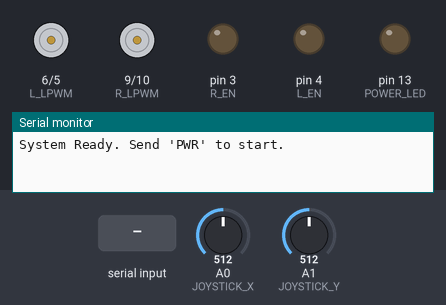
A sketch run on a simulated Arduino Uno, built with avr-gcc and run on an emulated ATmega328P. Shown: motor-driver pin pairs drawn as motors (green arrow = first pin HIGH = forward, orange = second pin HIGH = backward, longer = more drive), output pins drawn as LEDs (lit = HIGH), the last lines printed to the serial monitor. Inputs (shaded band) come from the test bench; at power-on: A0 (JOYSTICK_X) = 512, A1 (JOYSTICK_Y) = 512.

Above: at 1.2 s.
1.3 s: "PWR\n" received over the second serial link
At 2.0 s:
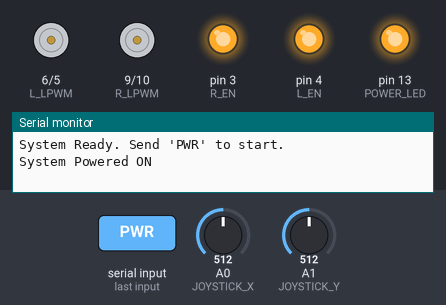
2.8 s: A0 (JOYSTICK_X) set to 582
4.3 s: A0 (JOYSTICK_X) set to 611
At 5.3 s:
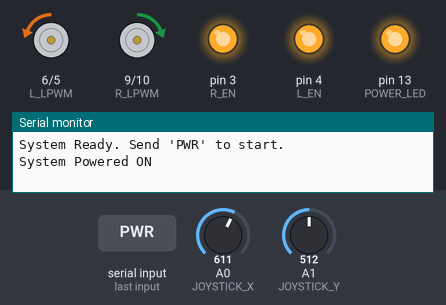
5.8 s: A1 (JOYSTICK_Y) set to 582
7.3 s: A1 (JOYSTICK_Y) set to 616
At 7.7 s:
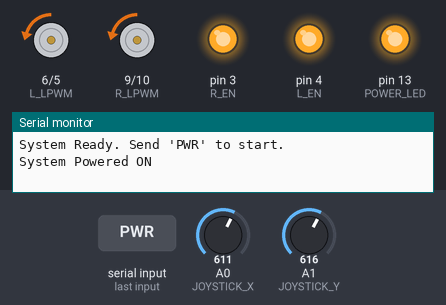
8.9 s: "POFF\n" received over the second serial link
At 10.6 s:
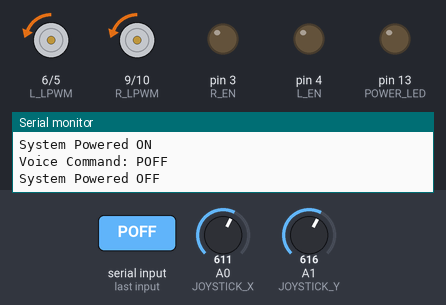
Timing chart, 0 to 11.9 s (numbered marks = the images above; inputs shaded):
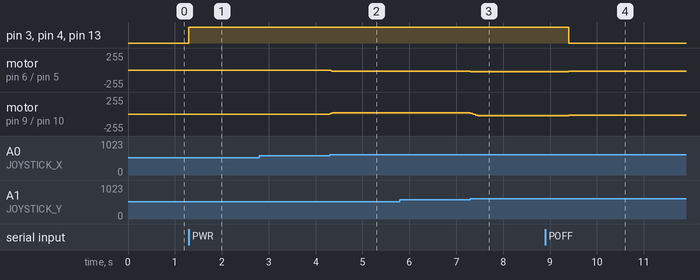

The sketch:

trythistoday.ino
```cpp
// (licence header left out)
#include <SoftwareSerial.h>

// === CONFIGURATION ===============================================
// Speeds can be adjusted here for safety and control
const int MAX_SPEED = 25;   // Safe forward speed
const int TURN_SPEED = 20;  // Controllable turning speed

// --- Joystick Sensitivity ---
const int JOY_THRESHOLD_LOW = 400;
const int JOY_THRESHOLD_HIGH = 600;

// === PIN DEFINITIONS =============================================
#define L_RPWM 5 // Left FWD
#define L_LPWM 6 // Left BWD (FAULTY - but we still set to 0)
#define R_RPWM 10 // Right FWD
#define R_LPWM 9 // Right BWD
#define L_EN 4
#define R_EN 3
#define JOYSTICK_X A0
#define JOYSTICK_Y A1
#define POWER_LED 13
#define NODEMCU_RX 7
#define NODEMCU_TX 8

// === GLOBAL VARIABLES =============================================
SoftwareSerial softSerial(NODEMCU_RX, NODEMCU_TX);

bool systemOn = false;
enum ControlMode { MODE_IDLE, MODE_JOYSTICK, MODE_VOICE };
ControlMode currentMode = MODE_IDLE;

int targetLeftSpeed = 0;
int targetRightSpeed = 0;
int actualLeftSpeed = 0;
int actualRightSpeed = 0;
const int RAMP_STEP = 5;
const int RAMP_DELAY = 20;

unsigned long lastActivityTime = 0;
const unsigned long inactivityLimit = 60000;
unsigned long lastRampTime = 0;

unsigned long patternStartTime = 0;
unsigned long blinkDelay = 300;
bool ledState = false;
bool isBlinking = false;

void setup() {
  Serial.begin(9600);
  softSerial.begin(9600);

  pinMode(L_RPWM, OUTPUT); pinMode(L_LPWM, OUTPUT);
  pinMode(R_RPWM, OUTPUT); pinMode(R_LPWM, OUTPUT);
  pinMode(L_EN, OUTPUT);   pinMode(R_EN, OUTPUT);
  pinMode(POWER_LED, OUTPUT);

  // Safe startup state
  digitalWrite(POWER_LED, LOW);
  disableDrivers();
  analogWrite(L_RPWM, 0); analogWrite(L_LPWM, 0);
  analogWrite(R_RPWM, 0); analogWrite(R_LPWM, 0);

  Serial.println("System Ready. Send 'PWR' to start.");
}

void loop() {
  if (!systemOn) {
    listenForPowerOn();
    return;
  }
  handleJoystick();
  handleVoice();
  updateMotorSpeeds();
  handleLEDBlinking();
  checkInactivity();
}

// === CORE LOGIC ===================================================

void updateMotorSpeeds() {
  if (millis() - lastRampTime < RAMP_DELAY) return;
  lastRampTime = millis();

  // Ramp speeds towards their targets
  if (actualLeftSpeed < targetLeftSpeed) actualLeftSpeed += RAMP_STEP;
  else if (actualLeftSpeed > targetLeftSpeed) actualLeftSpeed -= RAMP_STEP;
  if (actualRightSpeed < targetRightSpeed) actualRightSpeed += RAMP_STEP;
  else if (actualRightSpeed > targetRightSpeed) actualRightSpeed -= RAMP_STEP;

  // ### SAFETY LOCK FOR FAULTY LEFT DRIVER ###
  int leftSpeedValue = abs(actualLeftSpeed);
  leftSpeedValue = constrain(leftSpeedValue, 0, MAX_SPEED);
  if (actualLeftSpeed > 0) { // Forward is OK
    analogWrite(L_RPWM, leftSpeedValue);
    analogWrite(L_LPWM, 0);
  } else { // If backward or stop is commanded, just STOP.
    analogWrite(L_RPWM, 0);
    analogWrite(L_LPWM, 0);
  }

  // --- Right Motor (Good Driver - Full Control) ---
  int rightSpeedValue = abs(actualRightSpeed);
  rightSpeedValue = constrain(rightSpeedValue, 0, MAX_SPEED);
  if (actualRightSpeed > 0) { // Forward
    analogWrite(R_RPWM, rightSpeedValue);
    analogWrite(R_LPWM, 0);
  } else if (actualRightSpeed < 0) { // Backward
    analogWrite(R_RPWM, 0);
    analogWrite(R_LPWM, rightSpeedValue);
  } else { // Stop
    analogWrite(R_RPWM, 0);
    analogWrite(R_LPWM, 0);
  }
}

// === INPUT HANDLING ===============================================

void handleJoystick() {
  int xVal = analogRead(JOYSTICK_X);
  int yVal = analogRead(JOYSTICK_Y);

  if (xVal < JOY_THRESHOLD_LOW || xVal > JOY_THRESHOLD_HIGH || yVal < JOY_THRESHOLD_LOW || yVal > JOY_THRESHOLD_HIGH) {
    currentMode = MODE_JOYSTICK;
    lastActivityTime = millis();
    isBlinking = false;

    if (yVal > JOY_THRESHOLD_HIGH) moveForward();
    else if (yVal < JOY_THRESHOLD_LOW) moveBackward();
    else if (xVal < JOY_THRESHOLD_LOW) turnLeft();
    else if (xVal > JOY_THRESHOLD_HIGH) turnRight();
  } else {
    if (currentMode == MODE_JOYSTICK) {
      currentMode = MODE_IDLE;
      stopMotors();
    }
  }
}

void handleVoice() {
  if (softSerial.available()) {
    String cmd = softSerial.readStringUntil('\n');
    cmd.trim();
    cmd.toUpperCase();
    if (cmd.length() == 0) return;
    Serial.println("Voice Command: " + cmd);

    if (cmd == "POFF") { powerOff(); return; }

    currentMode = MODE_VOICE;
    lastActivityTime = millis();
    setBlinkPattern(cmd);

    if (cmd == "FWD") moveForward();
    else if (cmd == "BWD") moveBackward();
    else if (cmd == "LFT") turnLeft();
    else if (cmd == "RGT") turnRight();
    else if (cmd == "STP") stopMotors();
  }
}

// === LED & POWER FUNCTIONS =========================================

void handleLEDBlinking() {
  if (!isBlinking) {
    digitalWrite(POWER_LED, systemOn ? HIGH : LOW);
    return;
  }
  if (millis() - patternStartTime >= blinkDelay) {
    patternStartTime = millis();
    ledState = !ledState;
    digitalWrite(POWER_LED, ledState);
  }
}

void setBlinkPattern(String cmd) {
  patternStartTime = millis();
  ledState = true;
  if (cmd == "FWD") blinkDelay = 150;
  else if (cmd == "BWD") blinkDelay = 400;
  else if (cmd == "LFT") blinkDelay = 100;
  else if (cmd == "RGT") blinkDelay = 250;
  else { isBlinking = false; return; }
  isBlinking = true;
}

void listenForPowerOn() {
  if (softSerial.available()) {
    String cmd = softSerial.readStringUntil('\n');
    cmd.trim();
    cmd.toUpperCase();
    if (cmd == "PWR") {
      systemOn = true;
      enableDrivers();
      digitalWrite(POWER_LED, HIGH);
      lastActivityTime = millis();
      Serial.println("System Powered ON");
    }
  }
}

void checkInactivity() {
  if (millis() - lastActivityTime > inactivityLimit) {
    powerOff();
  }
}

void powerOff() {
  systemOn = false;
  stopMotors();
  delay(500); // Allow motors to ramp down
  disableDrivers();
  digitalWrite(POWER_LED, LOW);
  isBlinking = false;
  Serial.println("System Powered OFF");
}

void enableDrivers() {
  digitalWrite(L_EN, HIGH);
  digitalWrite(R_EN, HIGH);
}

void disableDrivers() {
  digitalWrite(L_EN, LOW);
  digitalWrite(R_EN, LOW);
}

// === MOVEMENT COMMANDS ============================================

void moveForward()  { targetLeftSpeed = MAX_SPEED;   targetRightSpeed = MAX_SPEED; }
void moveBackward() { targetLeftSpeed = -MAX_SPEED;  targetRightSpeed = -MAX_SPEED; } // Left will be ignored by safety lock
void turnLeft()     { targetLeftSpeed = -TURN_SPEED; targetRightSpeed = TURN_SPEED; } // Left will be ignored by safety lock
void turnRight()    { targetLeftSpeed = TURN_SPEED;  targetRightSpeed = -TURN_SPEED; } // This will be a pivot turn
void stopMotors()   { targetLeftSpeed = 0;           targetRightSpeed = 0; }
```

Measured:
- the behaviour switches between 600 and 601 on A1 (JOYSTICK_Y) (found by bisection; images 2 and 3)
- after the input at 1.3 s, pin 3 (R_EN), pin 4 (L_EN), pin 13 (POWER_LED): LOW → HIGH at once
- after the input at 2.8 s, every drawn part: stays the same
- after the input at 4.3 s, motor on pin 6 (L_LPWM) / pin 5 (L_RPWM): stopped → backward 20/255 at once; motor on pin 9 (R_LPWM) / pin 10 (R_RPWM): stopped → forward 20/255 at once
- after the input at 5.8 s, every drawn part: stays the same
- after the input at 7.3 s, motor on pin 6 (L_LPWM) / pin 5 (L_RPWM): backward 20/255 → backward 25/255 at once; motor on pin 9 (R_LPWM) / pin 10 (R_RPWM): moves from forward 20/255 to backward 25/255 over 0.16 s, starting at once
- after the input at 8.9 s, pin 3 (R_EN), pin 4 (L_EN), pin 13 (POWER_LED): HIGH → LOW after 0.50 s; motor on pin 6 (L_LPWM) / pin 5 (L_RPWM), motor on pin 9 (R_LPWM) / pin 10 (R_RPWM): backward 25/255 → backward 20/255 after 0.50 s
